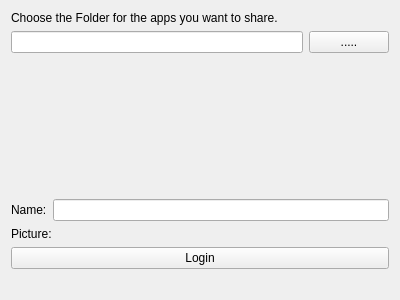
<?xml version="1.0" encoding="UTF-8"?>
<ui version="4.0">
 <class>Settings</class>
 <widget class="QWidget" name="Settings">
  <property name="geometry">
   <rect>
    <x>0</x>
    <y>0</y>
    <width>400</width>
    <height>300</height>
   </rect>
  </property>
  <property name="windowTitle">
   <string>Settings</string>
  </property>
  <property name="windowIcon">
   <iconset theme="cleanlooks" resource="images.qrc">
    <normaloff>:/images/Images/logo[black].png</normaloff>:/images/Images/logo[black].png</iconset>
  </property>
  <property name="windowOpacity">
   <double>0.899000000000000</double>
  </property>
  <layout class="QVBoxLayout" name="verticalLayout_3">
   <item>
    <layout class="QVBoxLayout" name="verticalLayout">
     <item>
      <widget class="QLabel" name="label_3">
       <property name="text">
        <string>Choose the Folder for the apps you want to share.</string>
       </property>
      </widget>
     </item>
     <item>
      <layout class="QHBoxLayout" name="horizontalLayout_2">
       <item>
        <widget class="QLineEdit" name="folder"/>
       </item>
       <item>
        <widget class="QPushButton" name="pushButton">
         <property name="text">
          <string>.....</string>
         </property>
        </widget>
       </item>
      </layout>
     </item>
    </layout>
   </item>
   <item>
    <spacer name="verticalSpacer">
     <property name="orientation">
      <enum>Qt::Vertical</enum>
     </property>
     <property name="sizeHint" stdset="0">
      <size>
       <width>20</width>
       <height>40</height>
      </size>
     </property>
    </spacer>
   </item>
   <item>
    <layout class="QVBoxLayout" name="verticalLayout_2">
     <item>
      <layout class="QHBoxLayout" name="horizontalLayout">
       <item>
        <widget class="QLabel" name="label_2">
         <property name="text">
          <string>Name:</string>
         </property>
        </widget>
       </item>
       <item>
        <widget class="QLineEdit" name="name"/>
       </item>
      </layout>
     </item>
     <item>
      <widget class="QLabel" name="label">
       <property name="text">
        <string>Picture:</string>
       </property>
      </widget>
     </item>
     <item>
      <widget class="QPushButton" name="pushButton_2">
       <property name="text">
        <string>Login</string>
       </property>
      </widget>
     </item>
     <item>
      <spacer name="horizontalSpacer">
       <property name="orientation">
        <enum>Qt::Horizontal</enum>
       </property>
       <property name="sizeHint" stdset="0">
        <size>
         <width>40</width>
         <height>20</height>
        </size>
       </property>
      </spacer>
     </item>
    </layout>
   </item>
  </layout>
 </widget>
 <resources>
  <include location="images.qrc"/>
 </resources>
 <connections/>
</ui>
